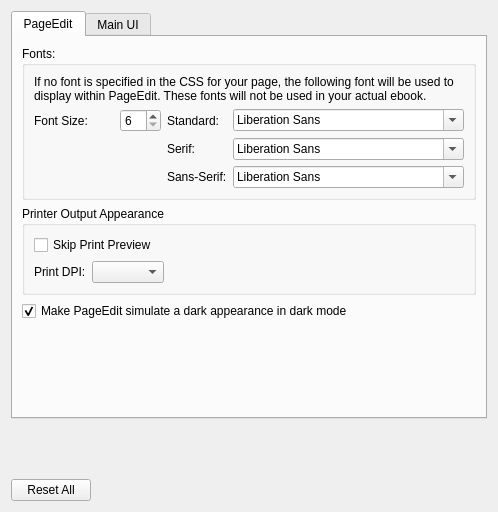
<?xml version="1.0" encoding="UTF-8"?>
<ui version="4.0">
 <class>AppearanceWidget</class>
 <widget class="QWidget" name="AppearanceWidget">
  <property name="geometry">
   <rect>
    <x>0</x>
    <y>0</y>
    <width>425</width>
    <height>512</height>
   </rect>
  </property>
  <property name="windowTitle">
   <string>Appearance</string>
  </property>
  <layout class="QVBoxLayout" name="verticalLayout">
   <item>
    <widget class="QTabWidget" name="tabAppearance">
     <property name="currentIndex">
      <number>0</number>
     </property>

     <widget class="QWidget" name="AppPreviewTab">
      <attribute name="title">
       <string>PageEdit</string>
      </attribute>
      <layout class="QVBoxLayout" name="verticalLayout_5">
       <item alignment="Qt::AlignTop">
        <widget class="QGroupBox" name="groupBoxWebView">
         <property name="title">
          <string>Fonts:</string>
         </property>
         <layout class="QVBoxLayout" name="verticalLayoutPV">
          <item>
           <widget class="QLabel" name="labelWarning">
            <property name="toolTip">
             <string/>
            </property>
            <property name="text">
             <string>If no font is specified in the CSS for your page, the following font will be used to display within PageEdit. These fonts will not be used in your actual ebook.</string>
            </property>
            <property name="wordWrap">
             <bool>true</bool>
            </property>
           </widget>
          </item>
          <item>
           <layout class="QHBoxLayout" name="horizontalLayoutPV" stretch="0,0">
            <item>
             <layout class="QGridLayout" name="gridLayoutPV">
              <item row="0" column="1">
               <widget class="QSpinBox" name="webViewFontSizeSpin">
                <property name="minimum">
                 <number>6</number>
                </property>
                <property name="maximum">
                 <number>99</number>
                </property>
               </widget>
              </item>
              <item row="0" column="0">
               <widget class="QLabel" name="labelWebViewFontSize">
                <property name="minimumSize">
                 <size>
                  <width>80</width>
                  <height>0</height>
                 </size>
                </property>
                <property name="toolTip">
                 <string>Default font size to be used for PageEdit
if no font-size specified in your CSS</string>
                </property>
                <property name="text">
                 <string>Font Size:</string>
                </property>
               </widget>
              </item>
              <item row="0" column="2">
               <widget class="QLabel" name="labelWebViewFontStandard">
                <property name="toolTip">
                 <string>Default font family to be used for PageEdit
if no font-family specified in your CSS</string>
                </property>
                <property name="text">
                 <string>Standard:</string>
                </property>
               </widget>
              </item>
              <item row="0" column="4">
               <spacer name="horizontalSpacerPV">
                <property name="orientation">
                 <enum>Qt::Horizontal</enum>
                </property>
                <property name="sizeHint" stdset="0">
                 <size>
                  <width>0</width>
                  <height>20</height>
                 </size>
                </property>
               </spacer>
              </item>
              <item row="3" column="3">
               <widget class="QFontComboBox" name="cbWebViewFontSerif"/>
              </item>
              <item row="3" column="2">
               <widget class="QLabel" name="labelWebViewFontSerif">
                <property name="toolTip">
                 <string>Default font family to be used for PageEdit
if a serif font-family specified in your CSS</string>
                </property>
                <property name="text">
                 <string>Serif:</string>
                </property>
               </widget>
              </item>
              <item row="0" column="3">
               <widget class="QFontComboBox" name="cbWebViewFontStandard"/>
              </item>
              <item row="4" column="3">
               <widget class="QFontComboBox" name="cbWebViewFontSansSerif"/>
              </item>
              <item row="4" column="2">
               <widget class="QLabel" name="labelWebViewFontSansSerif">
                <property name="toolTip">
                 <string>Default font family to be used for PageEdit
if a sans-serif font-family specified in your CSS</string>
                </property>
                <property name="text">
                 <string>Sans-Serif:</string>
                </property>
               </widget>
              </item>
             </layout>
            </item>
            <item>
             <spacer name="horizontalSpacerPV2">
              <property name="orientation">
               <enum>Qt::Horizontal</enum>
              </property>
              <property name="sizeHint" stdset="0">
               <size>
                <width>0</width>
                <height>20</height>
               </size>
              </property>
             </spacer>
            </item>
           </layout>
          </item>
         </layout>
        </widget>
       </item>
      
       <item>
        <widget class="QGroupBox" name="groupBox_PreviewPrint">
         <property name="title">
          <string>Printer Output Appearance</string>
         </property>
         <layout class="QVBoxLayout" name="verticalLayout_6">
          <item>
           <widget class="QCheckBox" name="chkSkipPrintPreview">
            <property name="toolTip">
             <string>Skip Print Preview</string>
            </property>
            <property name="text">
             <string>Skip Print Preview</string>
            </property>
           </widget>
          </item>
          <item>
           <layout class="QHBoxLayout" name="horizontalLayout_3">
            <item>
             <widget class="QLabel" name="lblPrintDPI">
              <property name="text">
               <string>Print DPI:</string>
              </property>
             </widget>
            </item>
            <item>
             <widget class="QComboBox" name="cboPrintDPI"/>
            </item>
            <item>
             <spacer name="horizontalSpacer_5">
              <property name="orientation">
               <enum>Qt::Horizontal</enum>
              </property>
              <property name="sizeHint" stdset="0">
               <size>
                <width>40</width>
                <height>20</height>
               </size>
              </property>
             </spacer>
            </item>
           </layout>
          </item>
         </layout>
        </widget>
       </item>

       <item>
        <widget class="QCheckBox" name="PreviewDarkInDM">
         <property name="text">
          <string>Make PageEdit simulate a dark appearance in dark mode</string>
         </property>
         <property name="checked">
          <bool>true</bool>
         </property>
        </widget>
       </item>

       <item>
        <spacer name="verticalSpacer">
         <property name="orientation">
          <enum>Qt::Vertical</enum>
         </property>
         <property name="sizeHint" stdset="0">
          <size>
           <width>20</width>
           <height>40</height>
          </size>
         </property>
        </spacer>
       </item>
      </layout>
     </widget>

     <widget class="QWidget" name="AppUiTab">
      <attribute name="title">
       <string>Main UI</string>
      </attribute>
      <layout class="QVBoxLayout" name="verticalLayout_3">
       <item>
        <widget class="QGroupBox" name="groupBoxIconSize">
         <property name="title">
          <string>Main Menu Icon Size:</string>
         </property>
         <layout class="QGridLayout" name="gridLayout">
          <item row="0" column="0">
           <widget class="QLabel" name="labelIconSize">
            <property name="text">
             <string>Adjust the size of the icons in the main menu.</string>
            </property>
            <property name="wordWrap">
             <bool>true</bool>
            </property>
           </widget>
          </item>
          <item row="1" column="0">
           <widget class="QSlider" name="iconSizeSlider">
            <property name="minimum">
             <number>10</number>
            </property>
            <property name="maximum">
             <number>30</number>
            </property>
            <property name="value">
             <number>18</number>
            </property>
            <property name="sliderPosition">
             <number>18</number>
            </property>
            <property name="orientation">
             <enum>Qt::Horizontal</enum>
            </property>
            <property name="tickPosition">
             <enum>QSlider::TicksBothSides</enum>
            </property>
            <property name="tickInterval">
             <number>1</number>
            </property>
           </widget>
          </item>
         </layout>
        </widget>
       </item>
       <item>
        <widget class="QGroupBox" name="grpCustomDarkStyle">
         <property name="title">
          <string>Dark Theme Style (Windows Only):</string>
         </property>
         <layout class="QHBoxLayout" name="darkStyleHLayout">
          <item>
           <widget class="QCheckBox" name="chkDarkStyle">
            <property name="toolTip">
             <string>When using a Windows dark style, use the classic dark style instead of the built in Qt one</string>
            </property>
            <property name="text">
             <string>Use Classic Dark Theme</string>
            </property>
           </widget>
          </item>
          <item>
           <widget class="QLabel" name="lblDarkStyleWarn">
            <property name="text">
             <string>(Needs PageEdit Restart)</string>
            </property>
           </widget>
          </item>
          <item>
           <spacer name="darkStyleSpacer">
            <property name="orientation">
             <enum>Qt::Horizontal</enum>
            </property>
            <property name="sizeHint" stdset="0">
             <size>
              <width>105</width>
              <height>20</height>
             </size>
            </property>
           </spacer>
          </item>
         </layout>
        </widget>
       </item>
       <item>
        <widget class="QGroupBox" name="uifontGroup">
         <property name="title">
          <string>Fonts:</string>
         </property>
         <layout class="QHBoxLayout" name="horizontalLayout_2" stretch="0,1,0,0">
          <item>
           <widget class="QLabel" name="uifontLabel">
            <property name="text">
             <string>UI Font:</string>
            </property>
           </widget>
          </item>
          <item>
           <widget class="QLineEdit" name="editUIFont"/>
          </item>
          <item>
           <widget class="QPushButton" name="changeUIFontButton">
            <property name="toolTip">
             <string>Change the font used by PageEdit's menus, buttons, etc...</string>
            </property>
            <property name="text">
             <string>Change Font (Needs PageEdit Restart)</string>
            </property>
           </widget>
          </item>
          <item>
           <spacer name="horizontalSpacer_51">
            <property name="orientation">
             <enum>Qt::Horizontal</enum>
            </property>
            <property name="sizeHint" stdset="0">
             <size>
              <width>40</width>
              <height>20</height>
             </size>
            </property>
           </spacer>
          </item>
         </layout>
        </widget>
       </item>

       <item>
        <widget class="QGroupBox" name="groupBoxSpecialCharacter">
         <property name="title">
          <string>Insert Special Characters:</string>
         </property>
         <layout class="QHBoxLayout" name="horizontalLayoutSC" stretch="0,0">
          <item>
           <layout class="QGridLayout" name="gridLayoutSC">
            <item row="0" column="0">
             <widget class="QLabel" name="labelSpecialCharacterFontSize">
              <property name="minimumSize">
               <size>
                <width>80</width>
                <height>0</height>
               </size>
              </property>
              <property name="toolTip">
               <string>Font size to be used for Insert Special Characters window</string>
              </property>
              <property name="text">
               <string>Font Size:</string>
              </property>
             </widget>
            </item>
            <item row="0" column="3">
             <spacer name="horizontalSpacerSC">
              <property name="orientation">
               <enum>Qt::Horizontal</enum>
              </property>
              <property name="sizeHint" stdset="0">
               <size>
                <width>0</width>
                <height>20</height>
               </size>
              </property>
             </spacer>
            </item>
            <item row="0" column="2">
             <widget class="QSpinBox" name="specialCharacterFontSizeSpin">
              <property name="minimum">
               <number>6</number>
              </property>
              <property name="maximum">
               <number>99</number>
              </property>
             </widget>
            </item>
            <item row="1" column="0">
             <widget class="QLabel" name="labelSpecialCharacterFont">
              <property name="toolTip">
               <string>Font family to be used for Insert Special Characters window</string>
              </property>
              <property name="text">
               <string>Standard Font:</string>
              </property>
             </widget>
            </item>
            <item row="1" column="2" colspan="2">
             <widget class="QFontComboBox" name="cbSpecialCharacterFont"/>
            </item>
            <item>
             <spacer name="horizontalSpacerSC2">
              <property name="orientation">
               <enum>Qt::Horizontal</enum>
              </property>
              <property name="sizeHint" stdset="0">
               <size>
                <width>0</width>
                <height>0</height>
               </size>
              </property>
             </spacer>
            </item>
           </layout>
          </item>
         </layout>
        </widget>
       </item>
       <item>
        <spacer name="verticalSpacerTab">
         <property name="orientation">
          <enum>Qt::Vertical</enum>
         </property>
         <property name="sizeHint" stdset="0">
          <size>
           <width>20</width>
           <height>40</height>
          </size>
         </property>
        </spacer>
       </item>
      </layout>
     </widget>

    </widget>
   </item>
   <item>
    <spacer name="verticalSpacerReset">
     <property name="orientation">
      <enum>Qt::Vertical</enum>
     </property>
     <property name="sizeHint" stdset="0">
      <size>
       <width>20</width>
       <height>40</height>
      </size>
     </property>
    </spacer>
   </item>
   <item>
    <layout class="QHBoxLayout" name="horizontalLayoutReset">
     <item>
      <widget class="QPushButton" name="resetAllButton">
       <property name="sizePolicy">
        <sizepolicy hsizetype="Preferred" vsizetype="Fixed">
         <horstretch>0</horstretch>
         <verstretch>0</verstretch>
        </sizepolicy>
       </property>
       <property name="toolTip">
        <string>Reset all fonts and colors to the default values</string>
       </property>
       <property name="text">
        <string>Reset All</string>
       </property>
      </widget>
     </item>
     <item>
      <spacer name="horizontalSpacer_2">
       <property name="orientation">
        <enum>Qt::Horizontal</enum>
       </property>
       <property name="sizeHint" stdset="0">
        <size>
         <width>40</width>
         <height>20</height>
        </size>
       </property>
      </spacer>
     </item>
    </layout>
   </item>
  </layout>
 </widget>
 <resources/>
 <connections/>
</ui>
